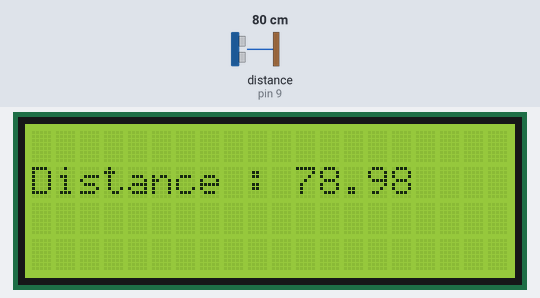
A sketch run on a simulated Arduino Uno, built with avr-gcc and run on an emulated ATmega328P. Parts: 20×4 character LCD. Wiring (inferred from the names in the program): ultrasonic range finder: trigger pin 8; echo pin 9. The inputs (shaded band) are chosen by the test bench; at power-on: distance to the obstacle (sensor on pin 9) 80 cm. The echo pulse lasts 58.3 µs per cm; what the sketch prints to the serial monitor is not drawn.

Above: at 4.3 s.
4.4 s: distance to the obstacle (sensor on pin 9) set to 2 cm
At 6.4 s:
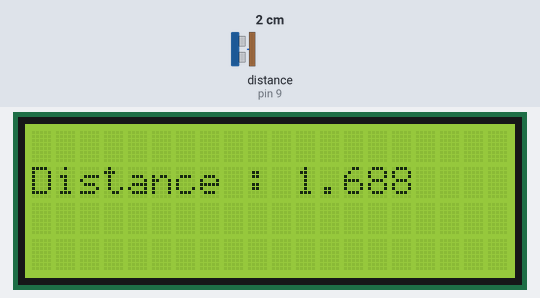
8.5 s: distance to the obstacle (sensor on pin 9) set to 4 cm
At 11.0 s:
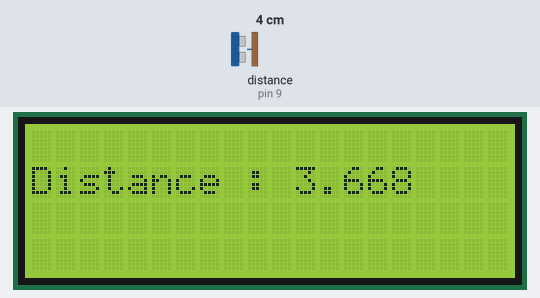
11.7 s: distance to the obstacle (sensor on pin 9) set to 9 cm
At 15.7 s:
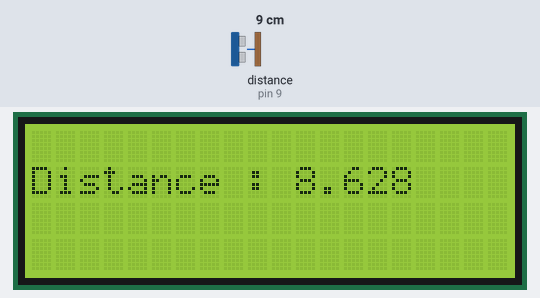
Timing chart, 0 to 17.2 s (numbered marks = the images above; inputs shaded):
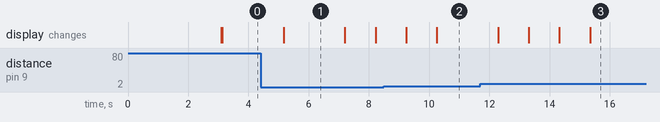

Measured:
- after the input at 4.4 s, the display: changes after 0.77 s (image 1)
- after the input at 8.5 s, the display: first changes after 0.74 s (image 2 shows a later state)
- what the display in image 1 shows lasts 2.0 s, from 5.2 s to 7.2 s

The sketch:

Sensor_Ultrasonik_HCSR04.ino
```cpp
#include <LiquidCrystal_I2C.h>
#include <Wire.h>

//define pin sensor ultrasonik
int trigPin = 8;
int echoPin = 9;

//define
#define SOUND_SPEED 0.034
#define CM_TO_INCH 0.393701

//Variabel sensor ultrasonik
long duration;
float distanceCm, distanceInch;

//Variabel LCD
LiquidCrystal_I2C lcd(0x27, 20,4); //Set LCD Address to 0x27 for 20 chars and 4 line display

void setup() {
  // put your setup code here, to run once:
  Serial.begin(9600);
  pinMode(trigPin, OUTPUT);
  pinMode(echoPin, INPUT);
  lcd.init(); //Initialize LCD
  lcd.backlight();
  lcd.setCursor(0,1); //(0 menunjukan kolom ke, 1 menunjukan baris ke)
  lcd.print("PT SPINDO UNIT VI");
  lcd.setCursor(0,2);
  lcd.print("SIDOARJO, JAWA TIMUR");
  delay(3000);
  lcd.clear();
}

void loop() {
  // put your main code here, to run repeatedly:
  digitalWrite(trigPin, HIGH);
  delayMicroseconds(50);
  digitalWrite(trigPin, LOW);
  delayMicroseconds(100);
  digitalWrite(trigPin, HIGH);
  duration = pulseIn(echoPin,HIGH);
  //calculate the distance
  distanceCm = duration * SOUND_SPEED/2;
//  distanceCm = duration / 58.2;

  // Convert to inches
  distanceInch = distanceCm * CM_TO_INCH;

  // Prints the distance in the Serial Monitor
  Serial.print("Distance (cm): ");
  Serial.println(distanceCm);
  Serial.print("Distance (inch): ");
  Serial.println(distanceInch);
  // Display to LCD
  lcd.setCursor(0,1);
  lcd.print("Distance : ");
  lcd.setCursor(11,1);
  lcd.print(distanceCm);
  delay(1000);
}
```
